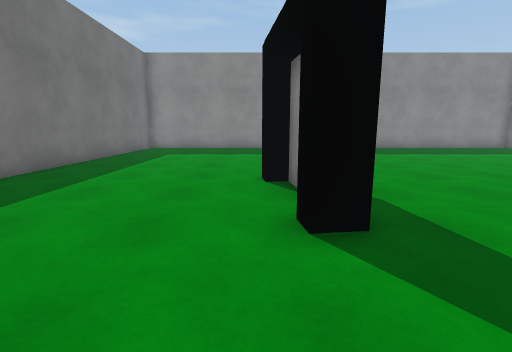
view 1 (above)

15 first-person views from a walk through a Unity game level. The camera is 1.3 m above the floor, tilts 10° down and sees 85° across. The floor is counted in squares, 1 m on a side. Each view is taken from the middle of a square. On the plan, view 1 faces up. The plan holds only what a view shows up to about 13 squares ahead; the rest is blank. The player is left out. Surface patterns are stand-ins for the level's own textures.

view 2
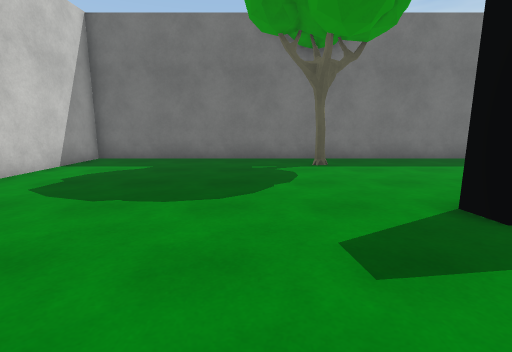

view 3
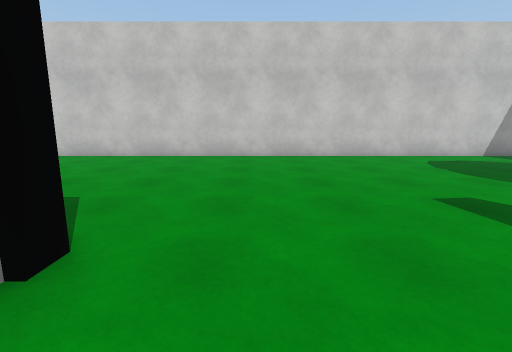

view 4
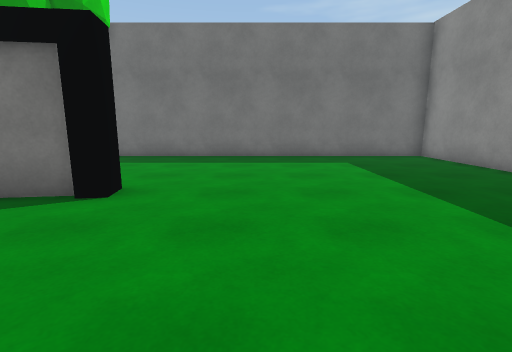

view 5
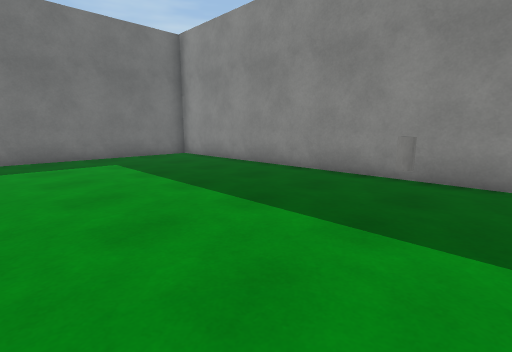

view 6
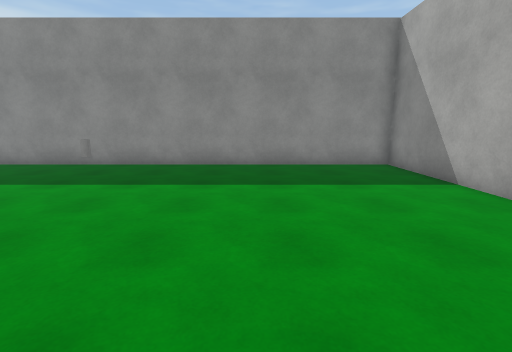

view 7
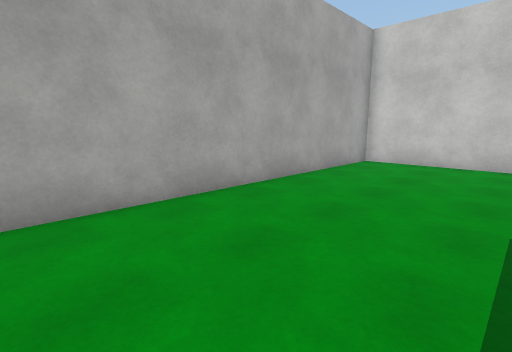

view 8
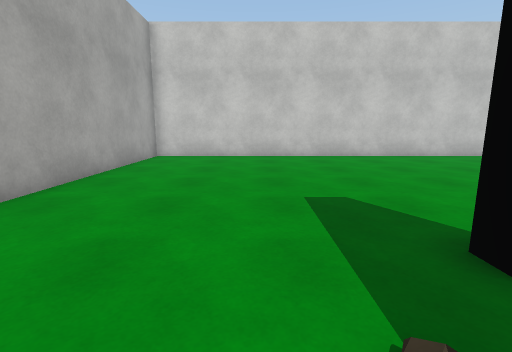

view 9
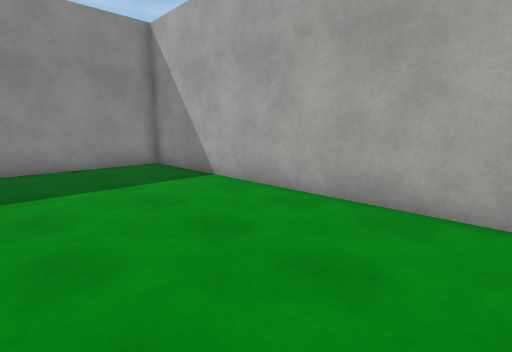

view 10
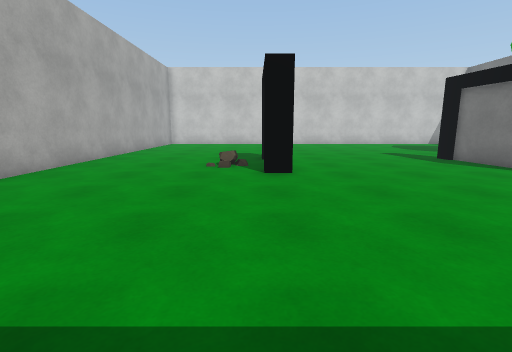

view 11
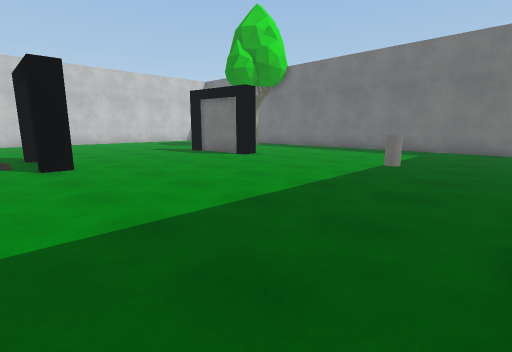

view 12
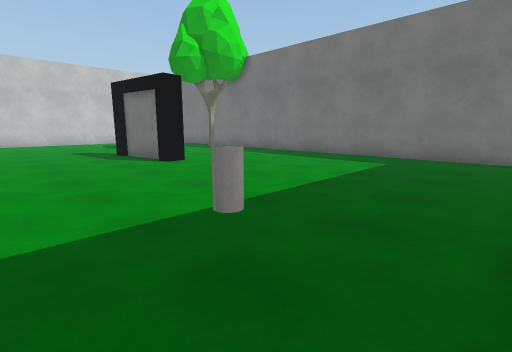

view 13
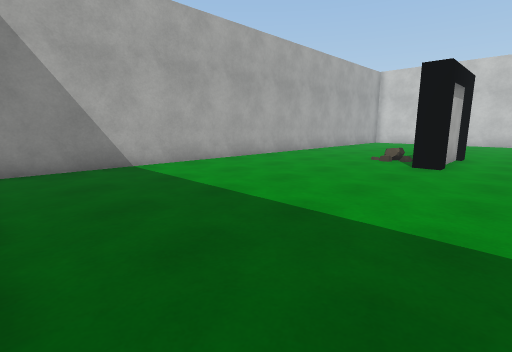

view 14
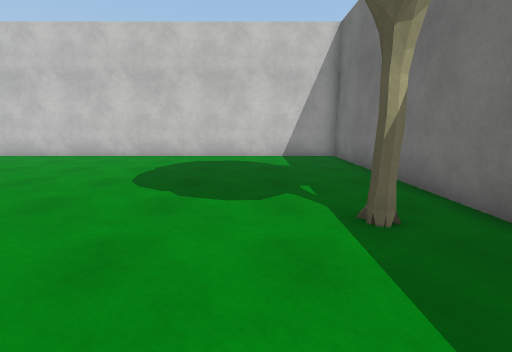

view 15
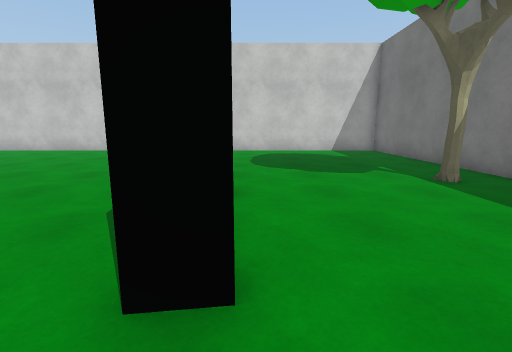

### Floor plan
Points are (right, up) in squares from view 1. A wall is a line through its corners. A room is listed if a view was taken in it or the views show most of it. See-through windows are left out.
Room 1 (views 1, 2, 3, 4, 5, 6, 7, 8, 9, 10, 11, 12, 13, 14, 15)
walls: (0.9, 5.8) (0.8, 6.6) (0.2, 6.6) (0.2, 7.1) (0.9, 7.2) (1, 6.7); (0.8, 6.6) (1.1, 3.9); (1.4, 4) (1.5, 3.3); (8, 6.5) (8, 7.1) (8.7, 7.1) (8.7, 6.5); (8.1, 3.8) (8.1, 5.1); (8, 3.1) (8, 3.8) (8.7, 3.8) (8.7, 3.2); (-6.5, 17.4) (-6.5, -6.5) (15.4, -6.5) (15.4, 17.4) (-6.5, 17.4)
objects: other object (-5, 2); other object (4, 15)

Where each view was taken, in squares from view 1:
view 1: 0 up, 0 right, facing up
view 2: 0 up, 5 right, facing left
view 3: 6 up, 6 right, facing down
view 4: 10 up, 6 right, facing left
view 5: 10 up, 6 right, facing up-left
view 6: 6 up, 10 right, facing up
view 7: 6 up, 10 right, facing down-right
view 8: 6 up, 11 right, facing down
view 9: 6 up, 10 right, facing up-right
view 10: 15 up, 9 right, facing down
view 11: 17 up, 10 right, facing down-left
view 12: 17 up, 6 right, facing down-left
view 13: 17 up, 6 right, facing down-right
view 14: 6 up, 3 left, facing down
view 15: 9 up, 0 right, facing down
